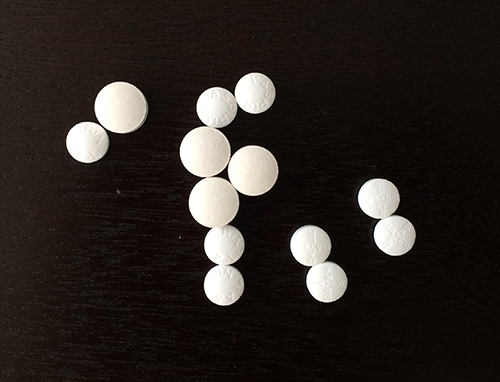
#> input picture watershed/ROI_0.png, 500 x 382 px, found by its file name
$ python contour_only.py   (older library calls are emulated)
#> lines starting #> are read from the running program, lines starting #| are printed output that depends on the picture; after the words box and inside, x2 and y2 are one past the last pixel; in counts of white or black regions, pixels touching at a corner belong together
# USAGE
# python contour_only.py --image images/coins_01.png

# import the necessary packages
from __future__ import print_function
from skimage.feature import peak_local_max
from skimage.morphology import watershed
from scipy import ndimage
import argparse
import cv2

# # construct the argument parse and parse the arguments
# ap = argparse.ArgumentParser()
# ap.add_argument("-i", "--image", required=True,
# 	help="path to input image")
# args = vars(ap.parse_args())
#
# # load the image and perform pyramid mean shift filtering
# # to aid the thresholding step
# image = cv2.imread(args["image"])
path = "/home/luolu/PycharmProjects/ParticleDetection/watershed/ROI_0.png"
image = cv2.imread(path)
#> image is the input picture: shape (382, 500, 3); mean B, G, R 32.9, 37.1, 43.2
shifted = cv2.pyrMeanShiftFiltering(image, 1, 11)
cv2.imshow("Input", image)

# convert the mean shift image to grayscale, then apply
# Otsu's thresholding
gray = cv2.cvtColor(shifted, cv2.COLOR_BGR2GRAY)
thresh = cv2.threshold(gray, 0, 255,
	cv2.THRESH_BINARY | cv2.THRESH_OTSU)[1]
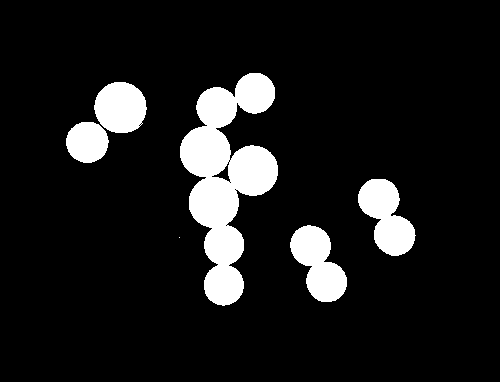
#> thresh: shape (382, 500); 10.4% white; 6 white regions (1 under 20 px)
cv2.imshow("Thresh", thresh)

# find contours in the thresholded image
cnts = cv2.findContours(thresh.copy(), cv2.RETR_EXTERNAL,
	cv2.CHAIN_APPROX_SIMPLE)[-2]
#> cnts = 6 contours, 1 with area under 20; largest, box (x1, y1, x2, y2) and area: (180, 73, 278, 306) 10983, (358, 179, 416, 256) 2520, (290, 225, 347, 302) 2497, (94, 82, 147, 133) 2049, (66, 122, 109, 163) 1320
print("[INFO] {} unique contours found".format(len(cnts)))
#| [INFO] 6 unique contours found

# loop over the contours
for (i, c) in enumerate(cnts):
	# draw the contour
	((x, y), _) = cv2.minEnclosingCircle(c)
	cv2.putText(image, "#{}".format(i + 1), (int(x) - 10, int(y)),
		cv2.FONT_HERSHEY_SIMPLEX, 0.6, (0, 0, 255), 2)
	cv2.drawContours(image, [c], -1, (0, 255, 0), 2)
#> this loop made 6 passes
#> (x, y) on passes 1 to 6: (179, 237), (319, 263), (387.1, 216.2), (86.88, 141.5), (120.2, 107.7), (241, 189)
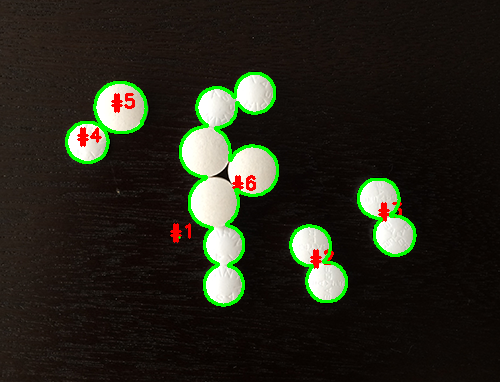
#> image: shape (382, 500, 3); 3.45% of pixels changed, all inside (x1, y1, x2, y2) = (65, 72, 417, 307)

# show the output image
cv2.imshow("Image", image)
cv2.waitKey(0)
